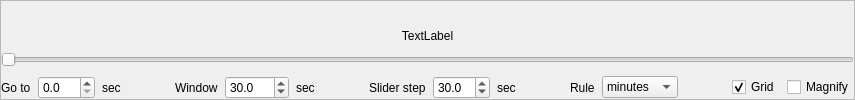
         <widget class="QFrame" name="_slFrame">
          <property name="minimumSize">
           <size>
            <width>0</width>
            <height>0</height>
           </size>
          </property>
          <property name="frameShape">
           <enum>QFrame::StyledPanel</enum>
          </property>
          <property name="frameShadow">
           <enum>QFrame::Raised</enum>
          </property>
          <layout class="QVBoxLayout" name="verticalLayout_15">
           <property name="spacing">
            <number>0</number>
           </property>
           <property name="margin">
            <number>0</number>
           </property>
           <item>
            <layout class="QGridLayout" name="gridLayout_7">
             <property name="horizontalSpacing">
              <number>7</number>
             </property>
             <property name="verticalSpacing">
              <number>9</number>
             </property>
             <property name="topMargin">
              <number>0</number>
             </property>
             <item row="2" column="10">
              <widget class="QLabel" name="label_6">
               <property name="text">
                <string>sec</string>
               </property>
              </widget>
             </item>
             <item row="2" column="3">
              <spacer name="horizontalSpacer_4">
               <property name="orientation">
                <enum>Qt::Horizontal</enum>
               </property>
               <property name="sizeType">
                <enum>QSizePolicy::Maximum</enum>
               </property>
               <property name="sizeHint" stdset="0">
                <size>
                 <width>40</width>
                 <height>20</height>
                </size>
               </property>
              </spacer>
             </item>
             <item row="2" column="5">
              <widget class="QDoubleSpinBox" name="_SigWin">
               <property name="decimals">
                <number>1</number>
               </property>
               <property name="maximum">
                <double>1000.000000000000000</double>
               </property>
               <property name="value">
                <double>30.000000000000000</double>
               </property>
              </widget>
             </item>
             <item row="2" column="6">
              <widget class="QLabel" name="label_4">
               <property name="text">
                <string>sec</string>
               </property>
              </widget>
             </item>
             <item row="2" column="15">
              <widget class="QCheckBox" name="_slGrid">
               <property name="text">
                <string>Grid</string>
               </property>
               <property name="checked">
                <bool>true</bool>
               </property>
              </widget>
             </item>
             <item row="2" column="13">
              <widget class="QComboBox" name="_slRules">
               <property name="currentIndex">
                <number>1</number>
               </property>
               <item>
                <property name="text">
                 <string>seconds</string>
                </property>
               </item>
               <item>
                <property name="text">
                 <string>minutes</string>
                </property>
               </item>
               <item>
                <property name="text">
                 <string>hours</string>
                </property>
               </item>
              </widget>
             </item>
             <item row="2" column="11">
              <spacer name="horizontalSpacer_6">
               <property name="orientation">
                <enum>Qt::Horizontal</enum>
               </property>
               <property name="sizeHint" stdset="0">
                <size>
                 <width>40</width>
                 <height>20</height>
                </size>
               </property>
              </spacer>
             </item>
             <item row="2" column="2">
              <widget class="QLabel" name="label_12">
               <property name="text">
                <string>sec</string>
               </property>
              </widget>
             </item>
             <item row="2" column="0">
              <widget class="QLabel" name="label">
               <property name="text">
                <string>Go to</string>
               </property>
              </widget>
             </item>
             <item row="2" column="7">
              <spacer name="horizontalSpacer_5">
               <property name="orientation">
                <enum>Qt::Horizontal</enum>
               </property>
               <property name="sizeType">
                <enum>QSizePolicy::Expanding</enum>
               </property>
               <property name="sizeHint" stdset="0">
                <size>
                 <width>40</width>
                 <height>20</height>
                </size>
               </property>
              </spacer>
             </item>
             <item row="2" column="8">
              <widget class="QLabel" name="label_5">
               <property name="text">
                <string>Slider step</string>
               </property>
              </widget>
             </item>
             <item row="2" column="9">
              <widget class="QDoubleSpinBox" name="_SigSlStep">
               <property name="decimals">
                <number>1</number>
               </property>
               <property name="minimum">
                <double>0.100000000000000</double>
               </property>
               <property name="value">
                <double>30.000000000000000</double>
               </property>
              </widget>
             </item>
             <item row="2" column="1">
              <widget class="QDoubleSpinBox" name="_SlGoto">
               <property name="decimals">
                <number>1</number>
               </property>
              </widget>
             </item>
             <item row="2" column="12">
              <widget class="QLabel" name="label_31">
               <property name="text">
                <string>Rule</string>
               </property>
              </widget>
             </item>
             <item row="2" column="14">
              <spacer name="horizontalSpacer_3">
               <property name="orientation">
                <enum>Qt::Horizontal</enum>
               </property>
               <property name="sizeHint" stdset="0">
                <size>
                 <width>40</width>
                 <height>20</height>
                </size>
               </property>
              </spacer>
             </item>
             <item row="2" column="4">
              <widget class="QLabel" name="label_3">
               <property name="text">
                <string>Window</string>
               </property>
              </widget>
             </item>
             <item row="2" column="16">
              <widget class="QCheckBox" name="_slMagnify">
               <property name="text">
                <string>Magnify</string>
               </property>
              </widget>
             </item>
             <item row="1" column="0" colspan="17">
              <widget class="QSlider" name="_SlVal">
               <property name="orientation">
                <enum>Qt::Horizontal</enum>
               </property>
               <property name="tickPosition">
                <enum>QSlider::NoTicks</enum>
               </property>
               <property name="tickInterval">
                <number>10</number>
               </property>
              </widget>
             </item>
             <item row="0" column="0" colspan="17">
              <widget class="QLabel" name="_SlText">
               <property name="text">
                <string>TextLabel</string>
               </property>
               <property name="alignment">
                <set>Qt::AlignBottom|Qt::AlignHCenter</set>
               </property>
               <property name="margin">
                <number>0</number>
               </property>
              </widget>
             </item>
            </layout>
           </item>
          </layout>
         </widget>
